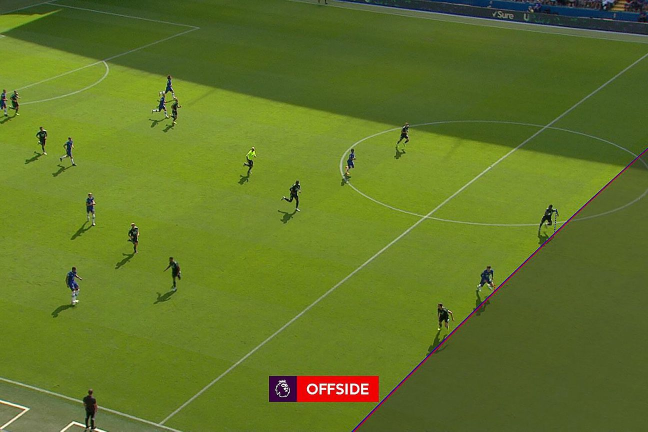
#> input picture backend/logic/r1054083_1296x864_3-2.jpg, 1296 x 864 px (shown at 1/2 size)
$ python -i detector_v2.py   (imports and definitions only)
#> lines starting #> are read from the running program, lines starting #| are printed output that depends on the picture; after the words box and inside, x2 and y2 are one past the last pixel; in counts of white or black regions, pixels touching at a corner belong together; long printed decimals are rounded
#> further down, picture is the input picture: shape (864, 1296, 3); mean B, G, R 39.4, 117, 97.2
### backend/logic/line_clustering.py
import numpy as np
from sklearn.cluster import DBSCAN

def group_by_dbscan(values, eps=0.5, min_samples=2):
    """
    Groups floating-point values by proximity using DBSCAN.

    :param values: list or array of floats
    :param eps: maximum distance between two samples for one to be considered
                as in the neighborhood of the other
    :param min_samples: the minimum number of samples in a neighborhood for
                        a point to be considered a core point
    :return: list of clusters, each cluster is a list of floats
    """
    # Convert to 2D array for DBSCAN (expects [ [x1], [x2], ... ])
    data = np.array(values).reshape(-1, 1)

    # Run DBSCAN
    db = DBSCAN(eps=eps, min_samples=min_samples).fit(data)

    # Extract labels (-1 label means "noise" point)
    labels = db.labels_

    # Organize points by cluster
    clusters_dict = {}
    for label, val in zip(labels, values):
        if label not in clusters_dict:
            clusters_dict[label] = []
        clusters_dict[label].append(val)

    # Sort out noise label (-1) if you want to exclude it or treat it separately
    clusters = []
    for label, cluster_vals in clusters_dict.items():
        if label == -1:
            # Noise points
            continue
        clusters.append(cluster_vals)

    return clusters

### backend/logic/detector_v2.py
#!/usr/bin/env python3
import sys
from logic.line_clustering import group_by_dbscan
import cv2
import numpy as np
import imutils

def detect_lines_with_new_algorithm(input_image):
    """
    Applies the 'new algorithm' flow:
      1) Resize the image
      2) Gaussian blur
      3) Grayscale
      4) Morphological CLOSE
      5) Canny edge detection
      6) Another morph CLOSE
      7) HoughLinesP
      8)
    Returns:
      edges   - the post-processed edges
      output  - a blank image with the detected lines drawn
    """

    # (1) Resize to improve detection (scale factor ~1.6)
    scale_width = int(input_image.shape[1] * 1.6)
#> scale_width = 2073
    resized = imutils.resize(input_image, width=scale_width)

    # (2) Gaussian blur
    kernel_size = 3
    blurred = cv2.GaussianBlur(resized, (kernel_size, kernel_size), 0)

    # (3) Convert to grayscale
    gray = cv2.cvtColor(blurred, cv2.COLOR_BGR2GRAY)
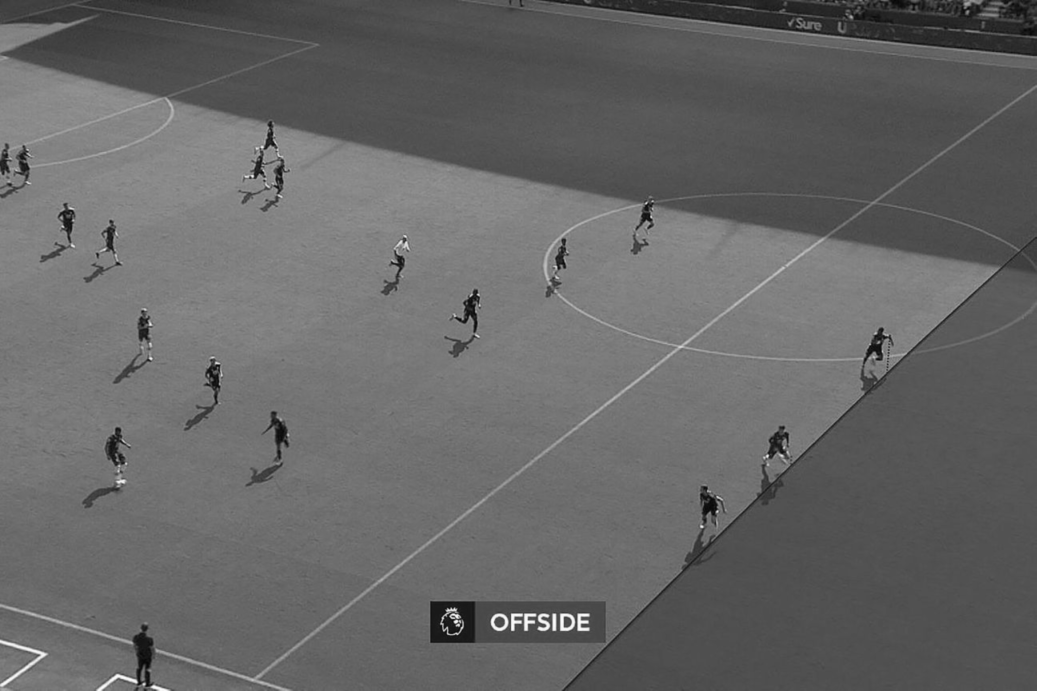
#> gray: shape (1382, 2073) (shown at 1/2 size); min 4, max 252, mean 102.2

    # (4) Morphological CLOSE (to improve edges detection)
    kernel0 = np.ones((9, 27), np.uint8)
    closed_before_canny = cv2.morphologyEx(gray, cv2.MORPH_CLOSE, kernel0)
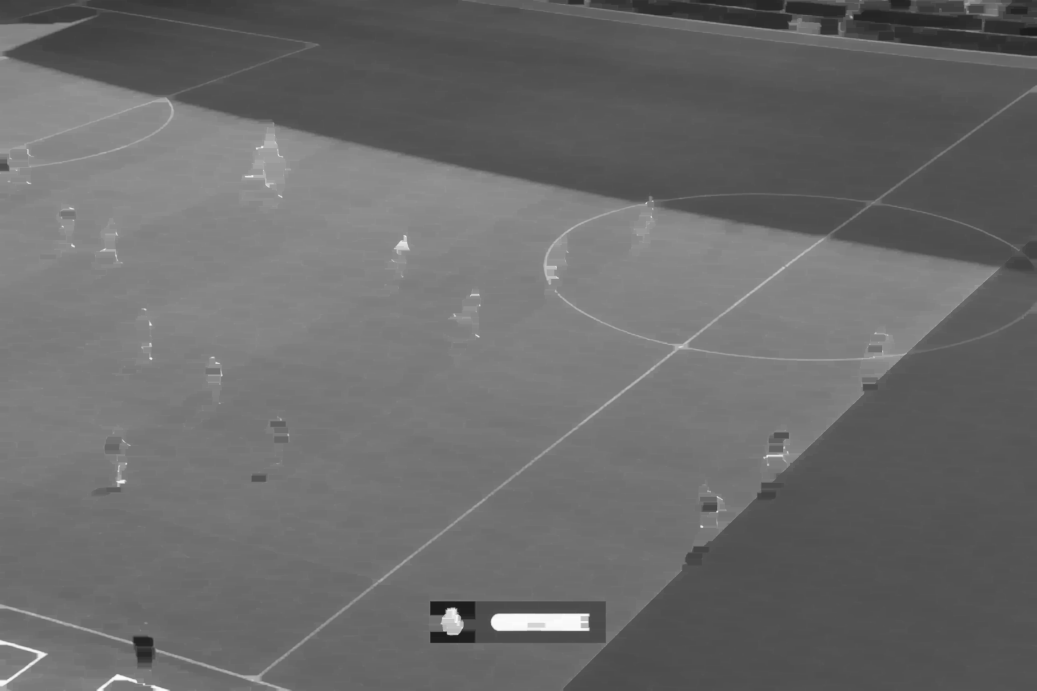
#> closed_before_canny: shape (1382, 2073) (shown at 1/2 size); min 28, max 252, mean 106.9

    # (5) Canny edge detection
    low_threshold = 5
    high_threshold = 50
    edges = cv2.Canny(closed_before_canny, low_threshold, high_threshold)
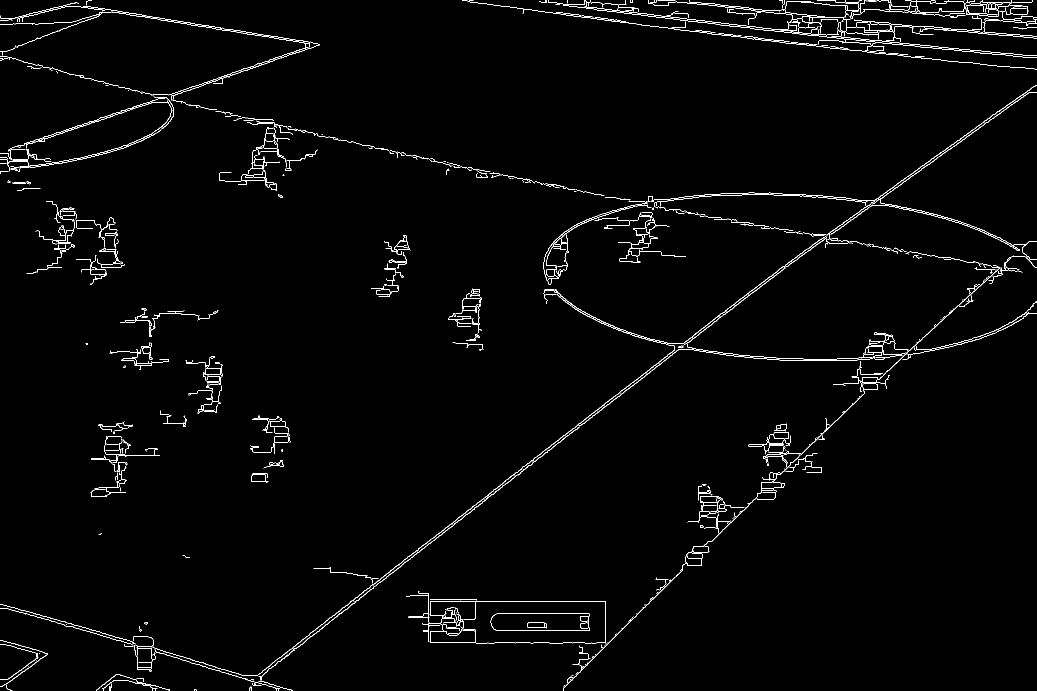
#> edges: shape (1382, 2073) (shown at 1/2 size); 1.7% white in thin lines or dots

    # (6) Another morph CLOSE to merge edges
    kernel2 = np.ones((8, 24), np.uint8)
    closed_edges = cv2.morphologyEx(edges, cv2.MORPH_CLOSE, kernel2)
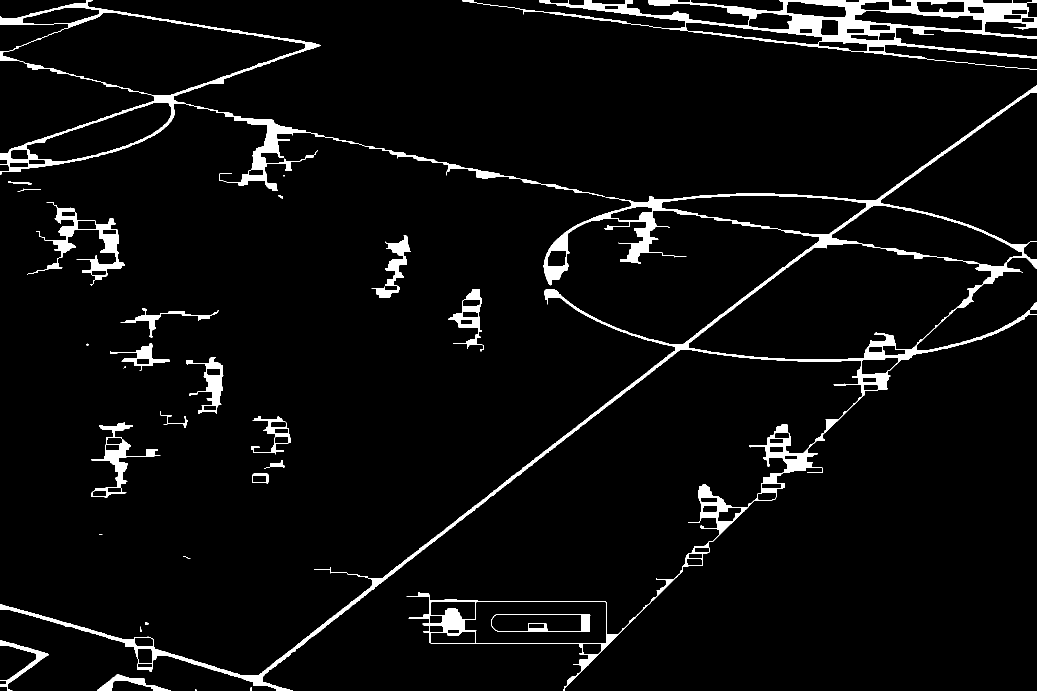
#> closed_edges: shape (1382, 2073) (shown at 1/2 size); 4.6% white; 29 white regions (6 under 20 px), largest, box (x1, y1, x2, y2) and area: (0, 171, 2073, 1382) 57016, (925, 0, 2073, 140) 28148, (0, 0, 1210, 393) 20469

    # (7) HoughLinesP
    rho = 1
    theta = np.pi / 180
    threshold = 30
    min_line_length = 300
    max_line_gap = 20

    lines = cv2.HoughLinesP(
        closed_edges,
        rho,
        theta,
        threshold,
        minLineLength=min_line_length,
        maxLineGap=max_line_gap
    )
#> lines = 58 rows, first 6: [506, 1364, 1614, 499], [505, 1363, 1578, 525], [504, 1363, 1537, 556], [502, 1363, 1457, 617], [1262, 406, 1747, 492], [1079, 4, 1772, 89]

    # Create a blank image (same size as the resized image) to draw lines on
    output = np.zeros_like(resized)

    line_list = []
    slope_list = []

    if lines is not None:
        for line in lines:
            x1, y1, x2, y2 = line[0]
            # Calculate the slope of the line
            slope = np.arctan2(y2 - y1, x2 - x1) * 180 / np.pi

            # Filter out purely vertical (slope ~90 or ~-90) and horizontal (slope ~0 or ~180) lines
            if not (slope == 0 or slope == 180 or slope == 90 or slope == -90):
                # Store line details for later processing
                line_list.append(((x1, y1), (x2, y2), slope))
                slope_list.append(slope)
#> this loop made 58 passes
#> (x1, y1, x2, y2, slope) on passes 1 to 12: (506, 1364, 1614, 499, -37.98), (505, 1363, 1578, 525, -37.99), (504, 1363, 1537, 556, -38), (502, 1363, 1457, 617, -38), (1262, 406, 1747, 492, 10.06), (1079, 4, 1772, 89, 6.99), (1585, 32, 2072, 75, 5.05), (308, 193, 1002, 353, 12.98), (1262, 407, 1863, 513, 10), (1555, 28, 2072, 73, 4.97), (0, 308, 637, 89, -18.97), (1343, 56, 1775, 109, 6.99)
#> after the loop, line_list = 57 items; slope_list = 57 values, max 16.08 at index 38, min -44.04 at index 25, mean -7.17

    clusters = group_by_dbscan(slope_list)
#> in group_by_dbscan, `data = np.array(values).reshape(-1, 1)`: data has the same summary as slope_list in detect_lines_with_new_algorithm
#> in group_by_dbscan, `labels = db.labels_`: labels = 57 values, max 9 at index 30, min 0 at index 0, mean 4.19
#> the loop in group_by_dbscan, `for label, val in zip(labels, values):` made 57 passes
#> (label, val) on passes 1 to 12: (0, -37.98), (0, -37.99), (0, -38), (0, -38), (1, 10.06), (2, 6.99), (3, 5.05), (4, 12.98), (1, 10), (3, 4.97), (5, -18.97), (2, 6.99)
#> after the loop in group_by_dbscan, `for label, val in zip(labels, values):`: clusters_dict = 10 items
#> the loop in group_by_dbscan, `for label, cluster_vals in clusters_dict.items():` made 10 passes
#> cluster_vals on passes 1, 2, 4, 5, 6, 7, 8, 9, 10: [-37.98, -37.99, -38, -38, -37.95, -37.97, -38, -37.97], [10.06, 10], [5.05, 4.97, 5.05, 4.98, 5.05], [12.98, 12.99, 12.84, 12.89, 12.9], [-18.97, -18.97, -19.03, -18.95, -18.98], [-44, -44.04, -44.04, -43.99], [9.03, 9.09, 8.98, 8.98], [16.03, 15.99, 16, 16.08, 15.9, 15.92, 16.02], [-35.07, -35.04, -35.07, -35.07, -35.05]
#> clusters = 10 items
    longest_lines = []
    for cluster in clusters:
        # Find the longest line in the cluster
        longest_line = None
        max_length = 0
        for line, slope in zip(line_list, slope_list):

            if slope in cluster:
                x1, y1 = line[0]
                x2, y2 = line[1]
                length = np.sqrt((x2 - x1) ** 2 + (y2 - y1) ** 2)
                if length > max_length:
                    max_length = length
                    longest_line = line
        longest_lines.append(longest_line)
        # Draw the longest line in the cluster
        if longest_line:
            x1, y1= longest_line[0]
            x2, y2 = longest_line[1]
            thickness = 2
            cv2.line(output, (x1, y1), (x2, y2), (255, 255, 255), thickness)
#> this loop made 10 passes
#> (cluster, x1, y1, x2, y2) on passes 1, 2, 4, 5, 6, 7, 8, 9: ([-37.98, -37.99, -38, -38, -37.95, -37.97, -38, -37.97], 506, 1364, 1614, 499), ([10.06, 10], 1262, 407, 1863, 513), ([5.05, 4.97, 5.05, 4.98, 5.05], 1555, 28, 2072, 73), ([12.98, 12.99, 12.84, 12.89, 12.9], 308, 193, 1002, 353), ([-18.97, -18.97, -19.03, -18.95, -18.98], 0, 310, 640, 90), ([-44, -44.04, -44.04, -43.99], 1286, 1215, 1841, 679), ([9.03, 9.09, 8.98, 8.98], 134, 10, 640, 91), ([16.03, 15.99, 16, 16.08, 15.9, 15.92, 16.02], 0, 1213, 585, 1381)
#> (x1, y1, x2, y2) on pass 3: (1079, 2, 1814, 92)
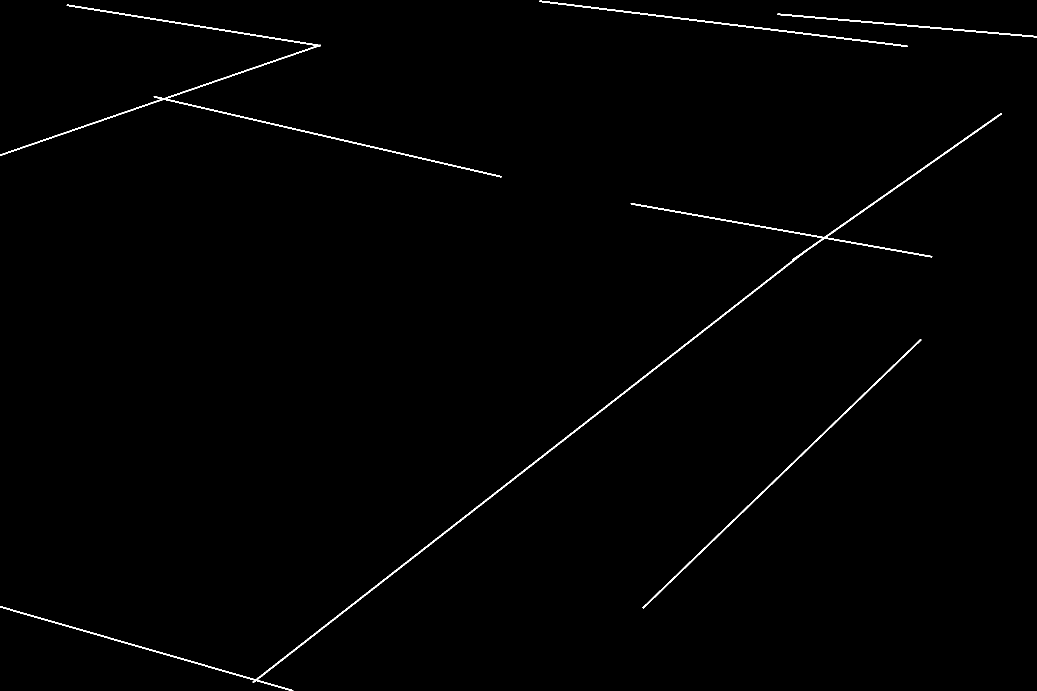
#> output: shape (1382, 2073, 3) (shown at 1/2 size); 0.75% white; 5 white regions, box (x1, y1, x2, y2) and area: (0, 226, 2004, 1382) 9709, (0, 9, 1004, 355) 5455, (1285, 678, 1843, 1217) 2432, (1078, 1, 1816, 94) 2199, (1554, 27, 2073, 75) 1551
#> after the loop, longest_lines = 10 items

    #temp return

    print(longest_lines[0])
#| ((506, 1364), (1614, 499), -37.979)
    return (longest_lines[0])

    #return closed_edges, output

"""
def main():
    if len(sys.argv) < 2:
        print("Usage: python3 detector_v2.py <image_path>")
        sys.exit(1)

    image_path = sys.argv[1]
    image = cv2.imread(image_path)
    if image is None:
        print(f"Error: Could not open or find the image '{image_path}'.")
        sys.exit(1)

    # Use the new algorithm to detect lines
    edges, lines_output = detect_lines_with_new_algorithm(image)

    # Show results
    cv2.imshow("Original", image)
    cv2.imshow("Edges (Final)", edges)
    cv2.imshow("Lines Output", lines_output)

    print("Press any key on the image window to exit.")
    cv2.waitKey(0)
    cv2.destroyAllWindows()

if __name__ == "__main__":
    main()
"""

>>> import cv2
>>> picture = cv2.imread('r1054083_1296x864_3-2.jpg')
>>> result = detect_lines_with_new_algorithm(picture)
#> result = ((506, 1364), (1614, 499), -37.98)
